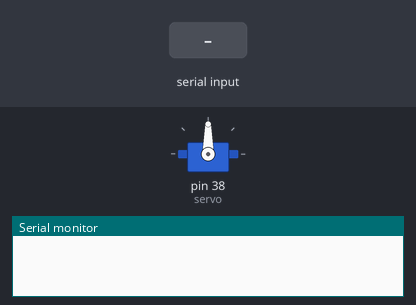
Bench run of a sketch on a simulated Arduino Mega 2560, built with avr-gcc and run on an emulated ATmega2560. Shown: servo, the last lines printed to the serial monitor. Inputs (shaded band) come from the test bench.

Above: at 1.2 s.
1.3 s: "30,150\n" received over Serial
At 2.7 s:
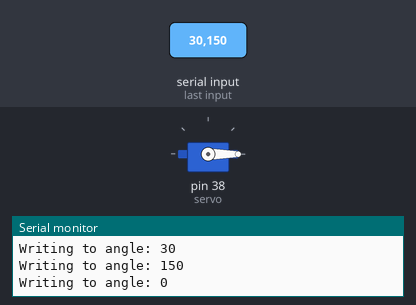
3.9 s: "90,45\n" received over Serial
At 4.7 s:
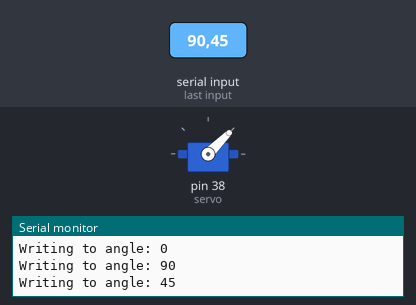
6.5 s: "200\n" received over Serial
At 7.3 s:
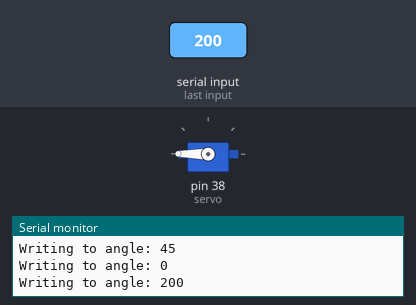
Timing chart, 0 to 9.5 s (numbered marks = the images above; inputs shaded):
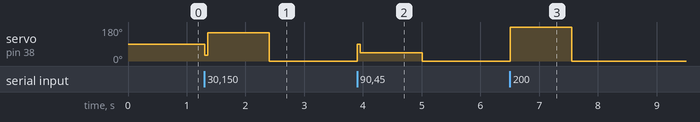

Measured:
- after the input at 1.3 s, servo on pin 38 (servo): 90° → 150° at once, → 0° 1.1 s later
- after the input at 3.9 s, servo on pin 38 (servo): 0° → 45° at once, → 0° 1.1 s later
- after the input at 6.5 s, servo on pin 38 (servo): 0° → 180° at once, → 0° 1.0 s later

The sketch:

ServoTest.ino
```cpp
#include <Servo.h>

Servo servo;
int angle = 90;

void setup()
{
	servo.attach(38);
	Serial.begin(9600);
}

void loop()
{
	if(Serial.available() > 0)
	{
		angle = Serial.parseInt();

		Serial.print("Writing to angle: ");
		Serial.println(angle);
	}

	//servo.writeMicroseconds(angle);
	servo.write(angle);
	delay(50);
}

/*
E		935

R1		1030
R2		1135
R3		1245

C4		1360

L1		840
L2		760
L3		680
*/
```
